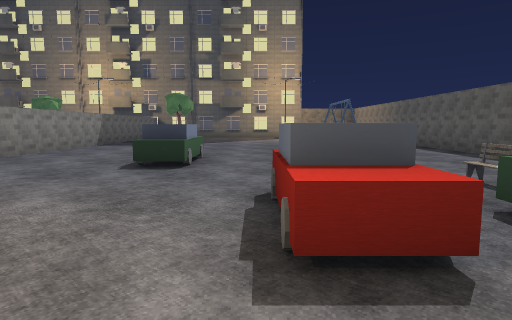
View 1 (above)

24 first-person views from a walk through a 3-D level made in the Godot game engine. The camera is 1.4 m above the floor, tilts 6° down and sees 75° across. The floor is counted in squares, 2 m on a side. Each view is taken from the middle of a square. On the plan, view 1 faces up. The plan holds only what a view shows up to about 10 squares ahead; the rest is blank. The place goes on beyond the plan. Some surface patterns are stand-ins.

View 2
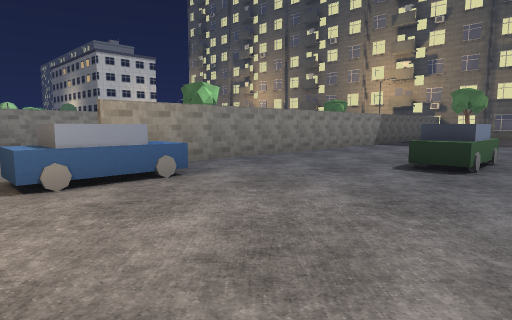

View 3
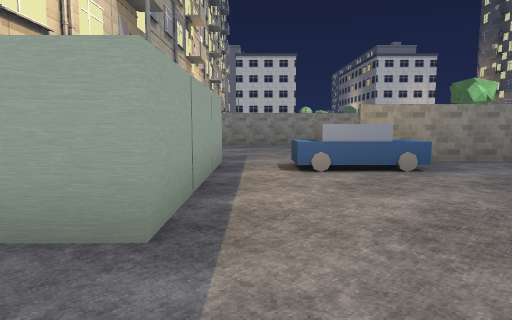

View 4
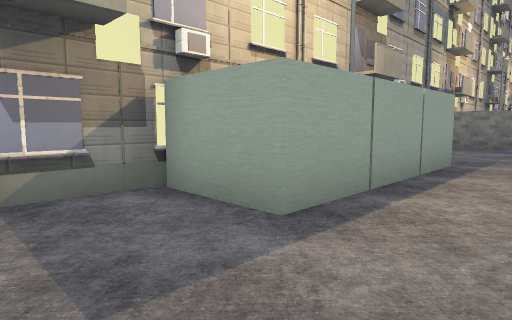

View 5
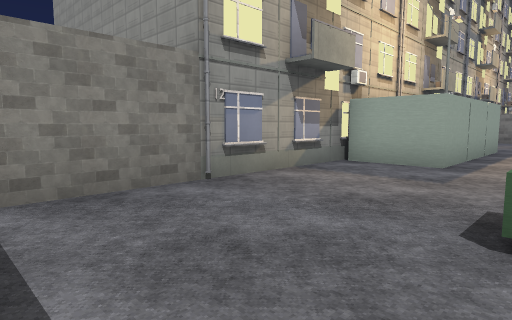

View 6
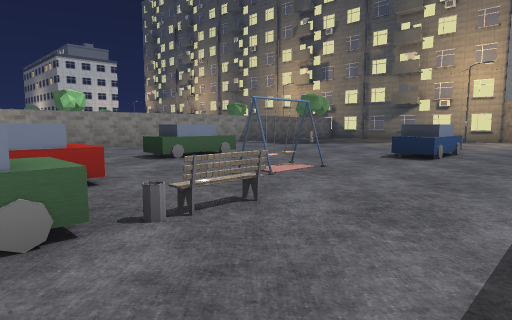

View 7
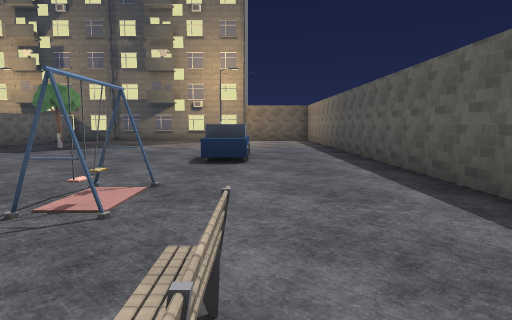

View 8
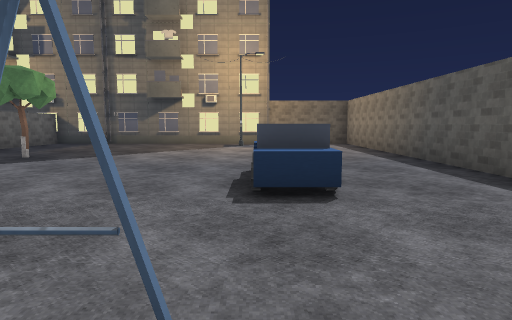

View 9
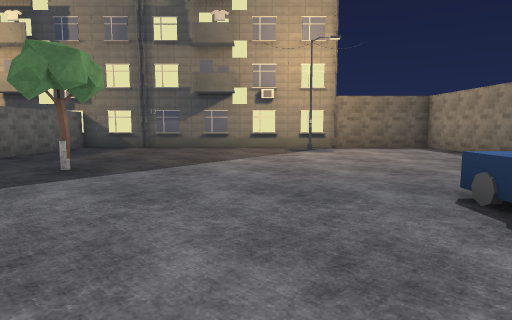

View 10
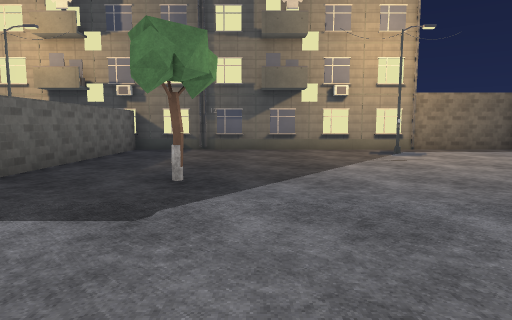

View 11
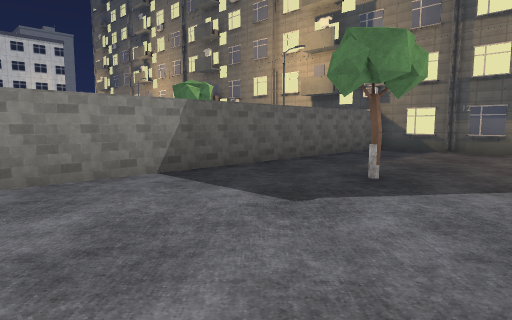

View 12
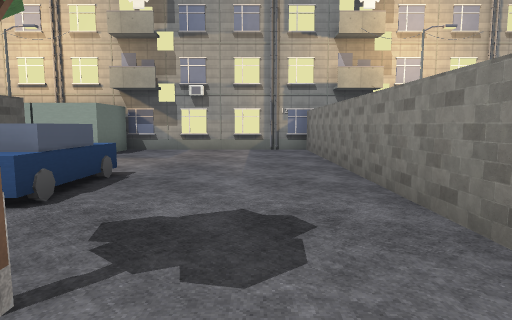

View 13
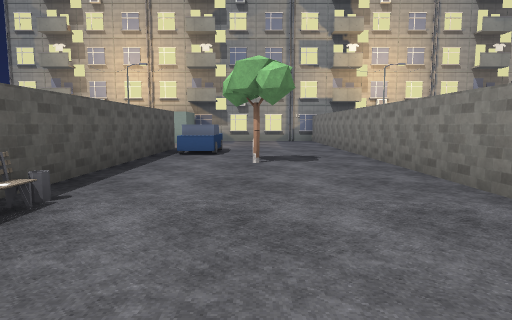

View 14
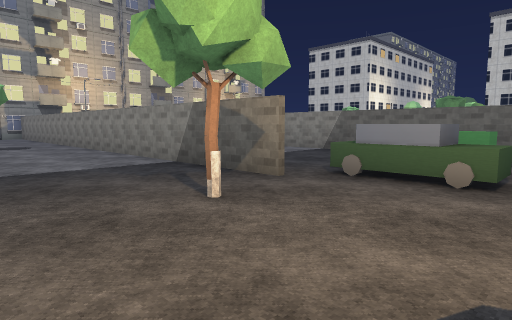

View 15
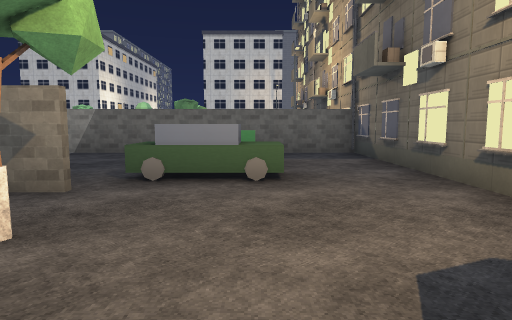

View 16
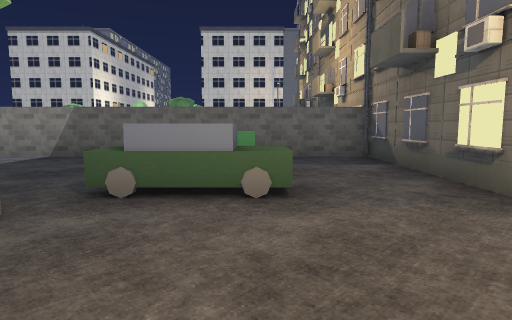

View 17
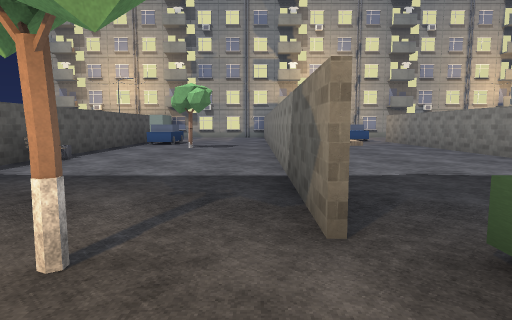

View 18
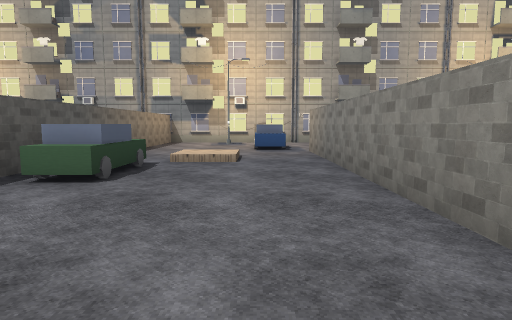

View 19
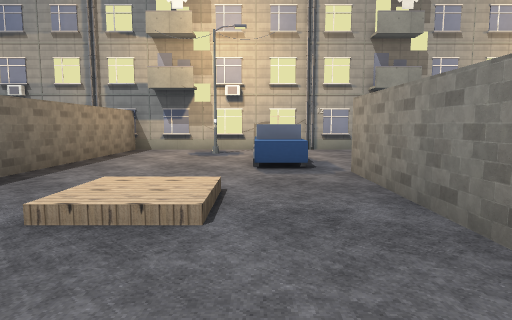

View 20
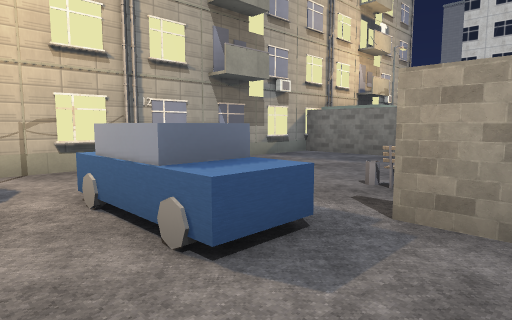

View 21
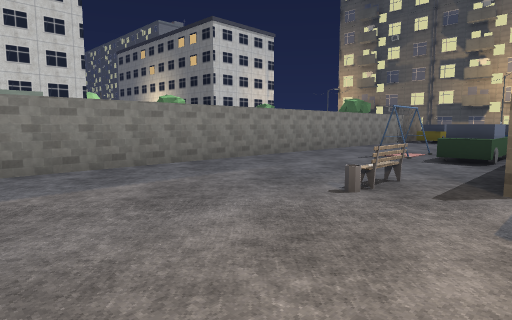

View 22
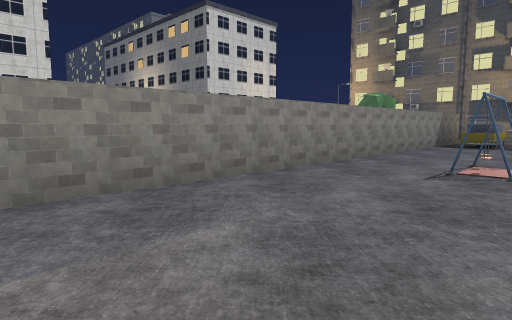

View 23
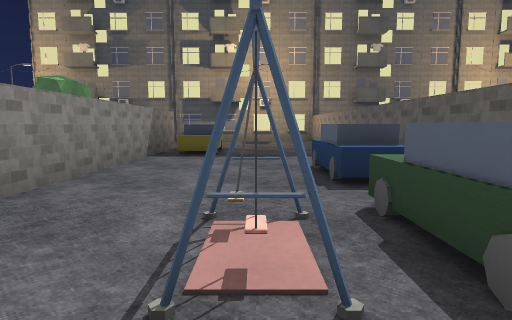

View 24
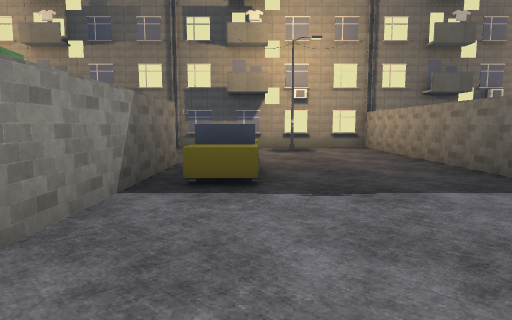

### Floor plan
Key: @ floor where view 1 was taken; # wall or solid block; . main floor; : floor 0.25 m higher than the main floor; C car; B bench; T tree; L block; W tower; O other object.
Columns run from 22 left of view 1 to 6 right of it. Each row starts with its distance up from view 1.
 19 OWWWWWWWWWWWWWWWWWWWWWWWW####
 18    ...W.......  W...........#
 17    .#.#....... .#......#....#
 16    ...#  LC.....#...........#
 15    ...#  LC.....#...........#
 14  O....#  .CC.T..#...........#
 13  O.C..#....#....#..T........#
 12  #.C..#....#....#...........#
 11  O....#....#....#.......C...#
 10  O....C....#....#.......C...#
  9  O...CC....#....B...........#
  8  #...CC....#....#...........#
  7  #....C...CC....#...C.......#
  6  #..#CC...CC..T.#...C..#....#
  5  #..#CC...CC....#...........
  4  #....#..:.#...CC........B..
  3  #....#....#...CC......C....
  2  #...B#....#....C.C....CC...
  1  #......C..#......C.....C...
  0  #......C..#..........@.....
 -1  L.......#.#.....LLLLL......
 -2  L.........#.....LLLLL......
 -3 WWWWWWWWWWWWWWWWWWWWWWWWW###
 -4 W                       W
 -5 W                       W

Positions as (right, up) in squares from view 1, and headings:
1: (0, 0), facing up
2: (0, 0), facing up-left
3: (1, 0), facing left
4: (1, 1), facing down-left
5: (5, 1), facing down-left
6: (5, 2), facing up-left
7: (3, 3), facing up
8: (2, 6), facing up
9: (0, 8), facing up
10: (-2, 9), facing up
11: (-1, 9), facing up-left
12: (-9, 7), facing down
13: (-8, 12), facing down
14: (-7, 17), facing down-left
15: (-7, 16), facing left
16: (-8, 16), facing left
17: (-10, 16), facing down
18: (-14, 11), facing down
19: (-14, 7), facing down
20: (-13, 3), facing down-left
21: (-15, -2), facing up-left
22: (-17, 0), facing up-left
23: (-18, 4), facing up
24: (-19, 8), facing up
